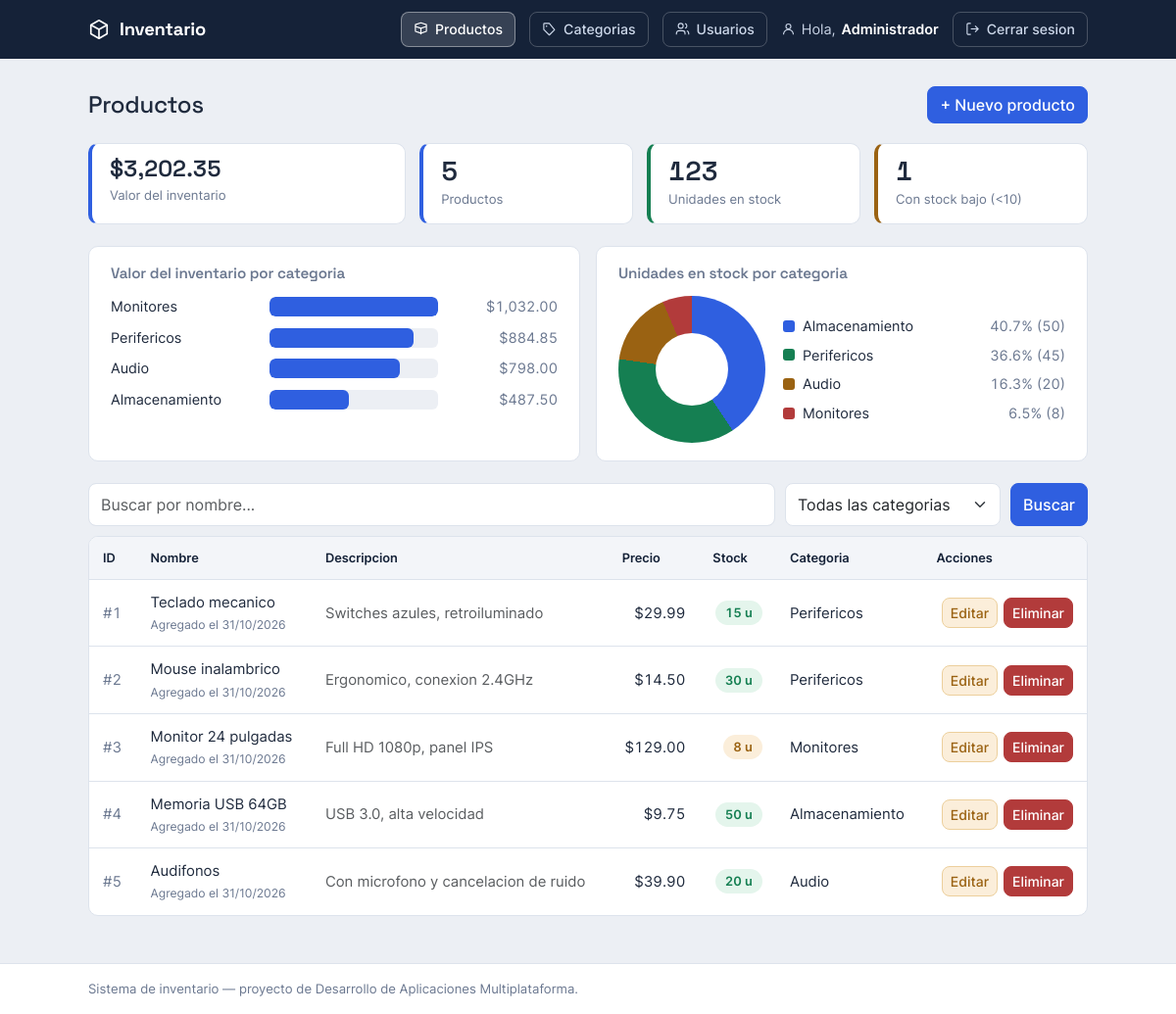
Screenshot of /index.php/productos (signed in) with the database file from the repository.
### tables this page shows
CREATE TABLE productos (
  id             INT AUTO_INCREMENT PRIMARY KEY,
  nombre         VARCHAR(100)  NOT NULL,
  descripcion    VARCHAR(255)  NULL,
  precio         DECIMAL(10,2) NOT NULL DEFAULT 0.00,    
  stock          INT           NOT NULL DEFAULT 0,
  categoria      VARCHAR(50)   NULL,
  fecha_creacion TIMESTAMP     DEFAULT CURRENT_TIMESTAMP
);

### app/Core/Controller.php (called while the page is built, shortened)
<?php
class Controller
{
    protected function vista(string $nombre, array $datos = []): void
    {
        extract($datos);
        require __DIR__ . '/../Views/' . $nombre . '.php';
    }
}

### app/Controllers/ProductoController.php (called while the page is built, shortened)
<?php
class ProductoController extends Controller
{
    public function index(): void
    {
        $buscar    = trim($_GET['buscar'] ?? '');
        $categoria = trim($_GET['categoria'] ?? '');
        $this->vista('productos/index', [
            'productos'      => Producto::todos($buscar, $categoria),
            'm'              => Producto::metricas($buscar, $categoria),
            'porCategoria'   => Producto::valorPorCategoria($buscar, $categoria),
            'stockPorCategoria' => Producto::stockPorCategoria($buscar, $categoria),
            'categorias'     => Categoria::nombres(),
            'totalSinFiltro' => Producto::contarTodos(),
            'buscar'         => $buscar,
            'categoria'      => $categoria,
            'hayFiltro'      => ($buscar !== '' || $categoria !== ''),
        ]);
    }
}

### public/index.php (called while the page is built, shortened)
<?php
require __DIR__ . '/../app/Core/autoload.php';
require __DIR__ . '/../app/Core/helpers.php';
$router = new App\Core\Router();
$ruta = $_SERVER['PATH_INFO'] ?? '/';
$ruta = '/' . trim($ruta, '/');
$router->despachar($_SERVER['REQUEST_METHOD'], $ruta);

### app/Core/helpers.php (called while the page is built)
<?php
function base_path(): string {
    return rtrim(str_replace('\\', '/', dirname($_SERVER['SCRIPT_NAME'])), '/');
}
function url(string $ruta = ''): string {
    return base_path() . '/index.php/' . ltrim($ruta, '/');
}
function asset(string $ruta): string {
    return base_path() . '/' . ltrim($ruta, '/');
}
function e(?string $texto): string {
    return htmlspecialchars((string) $texto, ENT_QUOTES);
}

### app/Core/Database.php (called while the page is built, shortened)
<?php
class Database
{
    private static ?PDO $pdo = null;
    public static function pdo(): PDO
    {
        if (self::$pdo === null) {
            $cfg = require __DIR__ . '/../../config/config.php';
            $dsn = "mysql:host={$cfg['host']};dbname={$cfg['nombre']};charset=utf8mb4";
            try {
                self::$pdo = new PDO($dsn, $cfg['usuario'], $cfg['pass'], [
                    PDO::ATTR_ERRMODE            => PDO::ERRMODE_EXCEPTION,
                    PDO::ATTR_DEFAULT_FETCH_MODE => PDO::FETCH_ASSOC,
                    PDO::ATTR_EMULATE_PREPARES   => false,
                ]);
            } catch (PDOException $e) {
                die('Error de conexion a la base de datos: ' . $e->getMessage());
            }
        }
        return self::$pdo;
    }
}

### app/Models/Producto.php (called while the page is built, shortened)
<?php
class Producto
{
    private static function filtro(string $buscar, string $categoria): array
    {
        $cond = [];
        $params = [];
        $where = $cond ? (' WHERE ' . implode(' AND ', $cond)) : '';
        return [$where, $params];
    }
    public static function todos(string $buscar = '', string $categoria = ''): array
    {
        [$where, $params] = self::filtro($buscar, $categoria);
        $stmt = Database::pdo()->prepare(
            'SELECT id, nombre, descripcion, precio, stock, categoria, fecha_creacion
             FROM productos' . $where . ' ORDER BY id'
        );
        $stmt->execute($params);
        return $stmt->fetchAll();
    }
    public static function metricas(string $buscar = '', string $categoria = ''): array
    {
        [$where, $params] = self::filtro($buscar, $categoria);
        $stmt = Database::pdo()->prepare(
            'SELECT COUNT(*)                                                 AS productos,
                    COALESCE(SUM(stock), 0)                                  AS unidades,
                    COALESCE(SUM(precio * stock), 0)                         AS valor,
                    COALESCE(SUM(CASE WHEN stock < 10 THEN 1 ELSE 0 END), 0) AS bajos
             FROM productos' . $where
        );
        $stmt->execute($params);
        return $stmt->fetch();
    }
    public static function valorPorCategoria(string $buscar = '', string $categoria = ''): array
    {
        [$where, $params] = self::filtro($buscar, $categoria);
        $stmt = Database::pdo()->prepare(
            "SELECT COALESCE(NULLIF(categoria, ''), 'Sin categoria') AS categoria,
                    SUM(precio * stock)                              AS valor
             FROM productos" . $where . "
             GROUP BY COALESCE(NULLIF(categoria, ''), 'Sin categoria')
             ORDER BY valor DESC"
        );
        $stmt->execute($params);
        return $stmt->fetchAll();
    }
    public static function stockPorCategoria(string $buscar = '', string $categoria = ''): array
    {
        [$where, $params] = self::filtro($buscar, $categoria);
        $stmt = Database::pdo()->prepare(
            "SELECT COALESCE(NULLIF(categoria, ''), 'Sin categoria') AS categoria,
                    SUM(stock)                                       AS unidades
             FROM productos" . $where . "
             GROUP BY COALESCE(NULLIF(categoria, ''), 'Sin categoria')
             ORDER BY unidades DESC"
        );
        $stmt->execute($params);
        return $stmt->fetchAll();
    }
}

### app/Core/autoload.php (called while the page is built, shortened)
<?php
spl_autoload_register(function (string $clase): void {
    $prefijo = 'App\\';
    $relativo = substr($clase, strlen($prefijo));
    $ruta = __DIR__ . '/../' . str_replace('\\', '/', $relativo) . '.php';
});

### config/config.php (called while the page is built, shortened)
<?php
if (getenv('DB_PASS') !== false) {
    return [
        'host'    => getenv('DB_HOST') ?: 'tarea_crud_mysql',
        'nombre'  => getenv('DB_NAME') ?: 'tarea_crud_db',
        'usuario' => getenv('DB_USER') ?: 'root',
        'pass'    => getenv('DB_PASS'),
    ];
}
die('No hay configuracion de base de datos: defini variables de entorno o crea secrets.php.');

### app/Views/productos/index.php (the view, shortened to what this page needs)
<?php
$navbar = true;
$menuActivo = 'productos';
require __DIR__ . '/../layouts/header.php';
$valorMayor = 0.0;
foreach ($porCategoria as $fila) {
    if ((float) $fila['valor'] > $valorMayor) $valorMayor = (float) $fila['valor'];
}
$totalUnidades = 0;
foreach ($stockPorCategoria as $fila) {
    $totalUnidades += (int) $fila['unidades'];
}
$coloresPastel = ['#2f5fe0', '#157f52', '#9a6212', '#b23b3b', '#6250d6', '#1b9e8f', '#c2569b', '#5a6b86'];
$paradasPastel = [];
$leyendaPastel = [];
$acumulado = 0.0;
$i = 0;
foreach ($stockPorCategoria as $fila) {
    $unidades = (int) $fila['unidades'];
    $pct   = $totalUnidades > 0 ? ($unidades / $totalUnidades) * 100 : 0;
    $color = $coloresPastel[$i % count($coloresPastel)];
    $inicio = $acumulado;
    $fin    = $acumulado + $pct;
    $paradasPastel[] = $color . ' ' . number_format($inicio, 2, '.', '') . '% ' . number_format($fin, 2, '.', '') . '%';
    $leyendaPastel[] = ['categoria' => $fila['categoria'], 'color' => $color, 'pct' => $pct, 'unidades' => $unidades];
    $acumulado = $fin;
    $i++;
}
$gradientePastel = implode(', ', $paradasPastel);
?>
<main class="shell">
  <div class="page-head">
    <h1>Productos</h1>
    <a href="<?= url('productos/crear') ?>" class="btn btn-primary">+ Nuevo producto</a>
  </div>
  <div class="stats">
    <div class="stat valor"><div class="n">$<?= number_format((float) $m['valor'], 2) ?></div><div class="l">Valor del inventario</div></div>
    <div class="stat">      <div class="n"><?= (int) $m['productos'] ?></div>                   <div class="l">Productos</div></div>
    <div class="stat ok">   <div class="n"><?= number_format((int) $m['unidades']) ?></div>     <div class="l">Unidades en stock</div></div>
    <div class="stat warn"> <div class="n"><?= (int) $m['bajos'] ?></div>                       <div class="l">Con stock bajo (&lt;10)</div></div>
  </div>
  <?php if ($porCategoria || ($stockPorCategoria && $totalUnidades > 0)): ?>
  <div class="graficos-fila">
    <?php if ($porCategoria): ?>
    <div class="panel grafico">
      <h2 class="grafico-titulo">Valor del inventario por categoria</h2>
      <?php foreach ($porCategoria as $fila):
          $ancho = $valorMayor > 0 ? ((float) $fila['valor'] / $valorMayor) * 100 : 0;
      ?>
        <div class="barra-fila">
          <div class="barra-etiqueta"><?= e($fila['categoria']) ?></div>
          <div class="barra-pista">
            <div class="barra" style="width: <?= number_format($ancho, 2, '.', '') ?>%"></div>
          </div>
          <div class="barra-valor">$<?= number_format((float) $fila['valor'], 2) ?></div>
        </div>
      <?php endforeach; ?>
    </div>
    <?php endif; ?>
    <?php if ($stockPorCategoria && $totalUnidades > 0): ?>
    <div class="panel grafico">
      <h2 class="grafico-titulo">Unidades en stock por categoria</h2>
      <div class="pastel-bloque">
        <div class="pastel" style="background: conic-gradient(<?= $gradientePastel ?>);"></div>
        <ul class="pastel-leyenda">
          <?php foreach ($leyendaPastel as $it): ?>
            <li>
              <span class="punto" style="background: <?= $it['color'] ?>;"></span>
              <span class="pastel-cat"><?= e($it['categoria']) ?></span>
              <span class="pastel-pct"><?= number_format($it['pct'], 1) ?>% (<?= number_format($it['unidades']) ?>)</span>
            </li>
          <?php endforeach; ?>
        </ul>
      </div>
    </div>
    <?php endif; ?>
  </div>
  <?php endif; ?>
  <form method="get" action="<?= url('productos') ?>" class="filtros">
    <input type="text" name="buscar" class="form-control" placeholder="Buscar por nombre..." value="<?= e($buscar) ?>">
    <select name="categoria" class="form-select">
      <option value="">Todas las categorias</option>
    </select>
    <button type="submit" class="btn btn-primary">Buscar</button>
  </form>
  <?php if (count($productos) === 0): ?>
    <div class="alert alert-info">
      <?= $hayFiltro ? 'Ningun producto coincide con la busqueda.' : 'Todavia no hay productos. Agrega el primero con "+ Nuevo producto".' ?>
    </div>
  <?php else: ?>
  <div class="panel">
    <table class="inv">
      <thead>
        <tr><th>ID</th><th>Nombre</th><th>Descripcion</th><th class="num">Precio</th><th class="num">Stock</th><th>Categoria</th><th class="num">Acciones</th></tr>
      </thead>
      <tbody>
        <?php foreach ($productos as $p):
            $s = (int) $p['stock'];
            if     ($s <= 0) { $clase = 'bad';  $texto = 'Sin stock'; }
            elseif ($s < 10) { $clase = 'warn'; $texto = $s . ' u'; }
            else             { $clase = 'ok';   $texto = $s . ' u'; }
        ?>
        <tr>
          <td class="id-cell">#<?= (int) $p['id'] ?></td>
          <td>
            <?= e($p['nombre']) ?>
            <?php if (!empty($p['fecha_creacion'])): ?>
              <div class="fecha-alta">Agregado el <?= date('d/m/Y', strtotime($p['fecha_creacion'])) ?></div>
            <?php endif; ?>
          </td>
          <td class="text-muted"><?= e($p['descripcion']) ?></td>
          <td class="num">$<?= number_format((float) $p['precio'], 2) ?></td>
          <td class="num"><span class="pill <?= $clase ?>"><?= $texto ?></span></td>
          <td><?= e($p['categoria']) ?></td>
          <td>
            <div class="actions">
              <a href="<?= url('productos/' . (int) $p['id'] . '/editar') ?>" class="btn btn-sm btn-warning">Editar</a>
              <a href="<?= url('productos/' . (int) $p['id'] . '/eliminar') ?>" class="btn btn-sm btn-danger">Eliminar</a>
            </div>
          </td>
        </tr>
        <?php endforeach; ?>
      </tbody>
    </table>
  </div>
  <?php endif; ?>
</main>
<?php require __DIR__ . '/../layouts/footer.php'; ?>

### app/Core/Router.php (shortened to what this page needs)
<?php
class Router
{
    private array $rutas = [];
    public function agregar(string $metodo, string $patron, array $accion, bool $privada = false): void
    {
        $this->rutas[] = compact('metodo', 'patron', 'accion', 'privada');
    }
    public function despachar(string $metodo, string $ruta): void
    {
        foreach ($this->rutas as $r) {
            if ($r['metodo'] !== $metodo) {
                continue;
            }
            $regex = '#^' . preg_replace('#\{[a-z]+\}#', '(\d+)', $r['patron']) . '$#';
            if (preg_match($regex, $ruta, $coincidencias)) {
                array_shift($coincidencias);
                [$clase, $metodoCtrl] = $r['accion'];
                (new $clase())->$metodoCtrl(...$coincidencias);
                return;
            }
        }
    }
}

### app/Views/layouts/header.php (shortened to what this page needs)
<?php
$navbar = $navbar ?? false;
$menuActivo = $menuActivo ?? '';
?>
<!DOCTYPE html>
<html lang="es">
<head>
  <link href="<?= asset('assets/css/bootstrap.min.css') ?>" rel="stylesheet">
  <link href="<?= asset('assets/fonts/fuentes.css') ?>" rel="stylesheet">
  <link href="<?= asset('assets/css/estilo.css') ?>?v=<?= @filemtime(__DIR__ . '/../../../public/assets/css/estilo.css') ?>" rel="stylesheet">
</head>
<body>
<?php if ($navbar): ?>
  <header class="topbar">
    <div class="topbar-inner">
      <a href="<?= url('productos') ?>" class="brand">
        <svg width="22" height="22" viewBox="0 0 24 24" fill="none" stroke="currentColor" stroke-width="1.8" stroke-linejoin="round"><path d="M12 2 3 7v10l9 5 9-5V7z"/><path d="M3 7l9 5 9-5"/><path d="M12 12v10"/></svg>
        Inventario
      </a>
      <nav class="topbar-user">
        <a href="<?= url('productos') ?>" class="btn-ghost <?= $menuActivo === 'productos' ? 'activa' : '' ?>">
          <svg viewBox="0 0 24 24" fill="none" stroke="currentColor" stroke-width="1.8" stroke-linejoin="round"><path d="M21 8V5l-9-3-9 3v3"/><path d="M3 8l9 3 9-3"/><path d="M3 8v8l9 3 9-3V8"/><path d="M12 11v10"/></svg>
          Productos
        </a>
        <a href="<?= url('categorias') ?>" class="btn-ghost <?= $menuActivo === 'categorias' ? 'activa' : '' ?>">
          <svg viewBox="0 0 24 24" fill="none" stroke="currentColor" stroke-width="1.8" stroke-linejoin="round"><path d="M20.6 13.4 12 22l-9-9V4a1 1 0 0 1 1-1h8z"/><circle cx="7.5" cy="7.5" r="1.3" fill="currentColor" stroke="none"/></svg>
          Categorias
        </a>
        <?php if (($_SESSION['rol'] ?? '') === 'admin'): ?>
        <a href="<?= url('usuarios') ?>" class="btn-ghost <?= $menuActivo === 'usuarios' ? 'activa' : '' ?>">
          <svg viewBox="0 0 24 24" fill="none" stroke="currentColor" stroke-width="1.8" stroke-linejoin="round"><path d="M16 21v-2a4 4 0 0 0-4-4H6a4 4 0 0 0-4 4v2"/><circle cx="9" cy="7" r="4"/><path d="M22 21v-2a4 4 0 0 0-3-3.87"/><path d="M16 3.13a4 4 0 0 1 0 7.75"/></svg>
          Usuarios
        </a>
        <?php endif; ?>
        <span class="user-chip">
          <svg viewBox="0 0 24 24" fill="none" stroke="currentColor" stroke-width="1.8" stroke-linejoin="round"><circle cx="12" cy="8" r="4"/><path d="M4 21a8 8 0 0 1 16 0"/></svg>
          Hola, <b><?= e($_SESSION['nombre'] ?? $_SESSION['usuario'] ?? '') ?></b>
        </span>
        <a href="<?= url('logout') ?>" class="btn-ghost">
          <svg viewBox="0 0 24 24" fill="none" stroke="currentColor" stroke-width="1.8" stroke-linejoin="round"><path d="M9 21H5a2 2 0 0 1-2-2V5a2 2 0 0 1 2-2h4"/><path d="M16 17l5-5-5-5"/><path d="M21 12H9"/></svg>
          Cerrar sesion
        </a>
      </nav>
    </div>
  </header>
<?php endif; ?>

### app/Views/layouts/footer.php
<footer class="foot">
  <div class="foot-inner">Sistema de inventario — proyecto de Desarrollo de Aplicaciones Multiplataforma.</div>
</footer>
</body>
</html>

### rows the page displays
productos: id "1", nombre "Teclado mecanico", fecha_creacion "31/10/2026", descripcion "Switches azules, retroiluminado", precio "29.99", texto "15 u", categoria "Perifericos"
productos: id "2", nombre "Mouse inalambrico", fecha_creacion "31/10/2026", descripcion "Ergonomico, conexion 2.4GHz", precio "14.50", texto "30 u", categoria "Perifericos"
productos: id "3", nombre "Monitor 24 pulgadas", fecha_creacion "31/10/2026", descripcion "Full HD 1080p, panel IPS", precio "129.00", texto "8 u", categoria "Monitores"
productos: id "4", nombre "Memoria USB 64GB", fecha_creacion "31/10/2026", descripcion "USB 3.0, alta velocidad", precio "9.75", texto "50 u", categoria "Almacenamiento"
productos: id "5", nombre "Audifonos", fecha_creacion "31/10/2026", descripcion "Con microfono y cancelacion de ruido", precio "39.90", texto "20 u", categoria "Audio"

### other values shown
$m['valor'] "3,202.35"
$m['productos'] "5"
$m['unidades'] "123"
$m['bajos'] "1"
$fila['categoria'] "Monitores"
$fila['valor'] "1,032.00"
$fila['categoria'] "Perifericos"
$fila['valor'] "884.85"
$fila['categoria'] "Audio"
$fila['valor'] "798.00"
$fila['categoria'] "Almacenamiento"
$fila['valor'] "487.50"
$it['categoria'] "Almacenamiento"
$it['pct'] "40.7"
$it['unidades'] "50"
